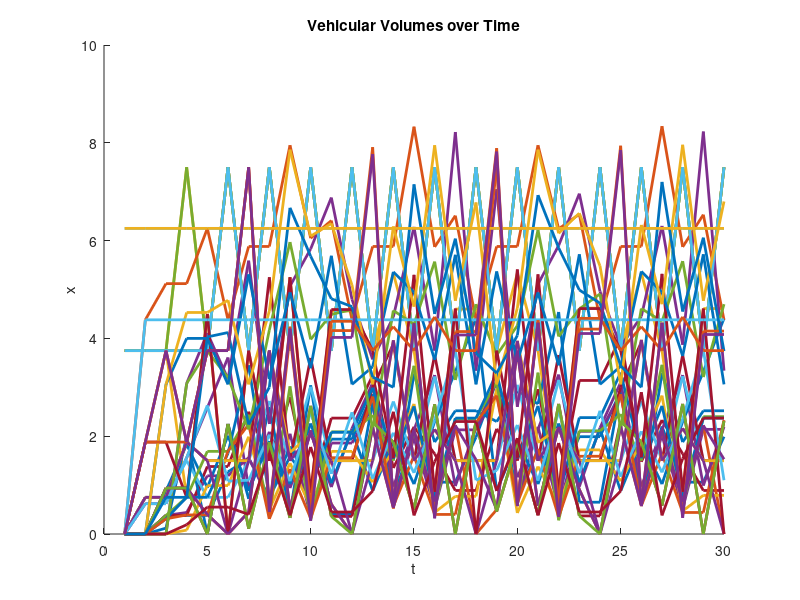
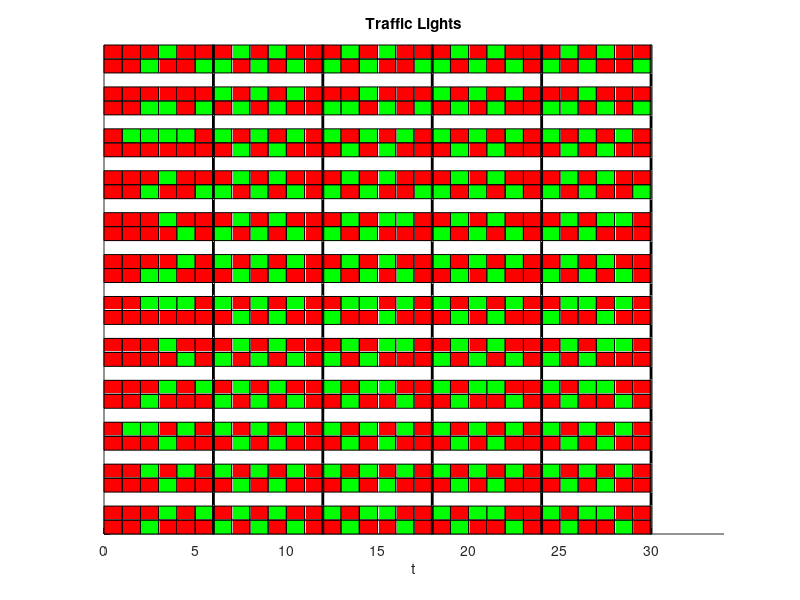

Write MATLAB code to recreate these figures, in order.
clear
clc
close all

X=importdata('trajectory.txt');
U=importdata('traffic lights.txt');

[m,n]=size(X);
n_links=n/2;
figure
hold on
for i=1:n_links
    plot(X(:,2*i-1),'LineWidth',2)
end
title('Vehicular Volumes over Time')
ylabel('x')
xlabel('t')
hold off
% figure
% hold on
% for i=1:n_links
%     plot(X(:,2*i))
% end
% title('controls')
% hold off
figure
hold on
h=4.7;
for i=1:12
    for t=1:m
        rectangle('Position',[t-1,(3*i-3)*h,1,h],'FaceColor',[1-U(t,2*i-1) U(t,2*i-1) 0])
        rectangle('Position',[t-1,(3*i+1-3)*h,1,h],'FaceColor',[1-U(t,2*i) U(t,2*i) 0])
    end
end
for j=1:5
    rectangle('Position',[j*6-0.05,0,0.1,h*35],'FaceColor',[0 0 0])
end
set(gca,...
'YTickLabel','')
xlabel('t')
title('Traffic Lights')
axis([0,34,0,35*h])
hold off
    




